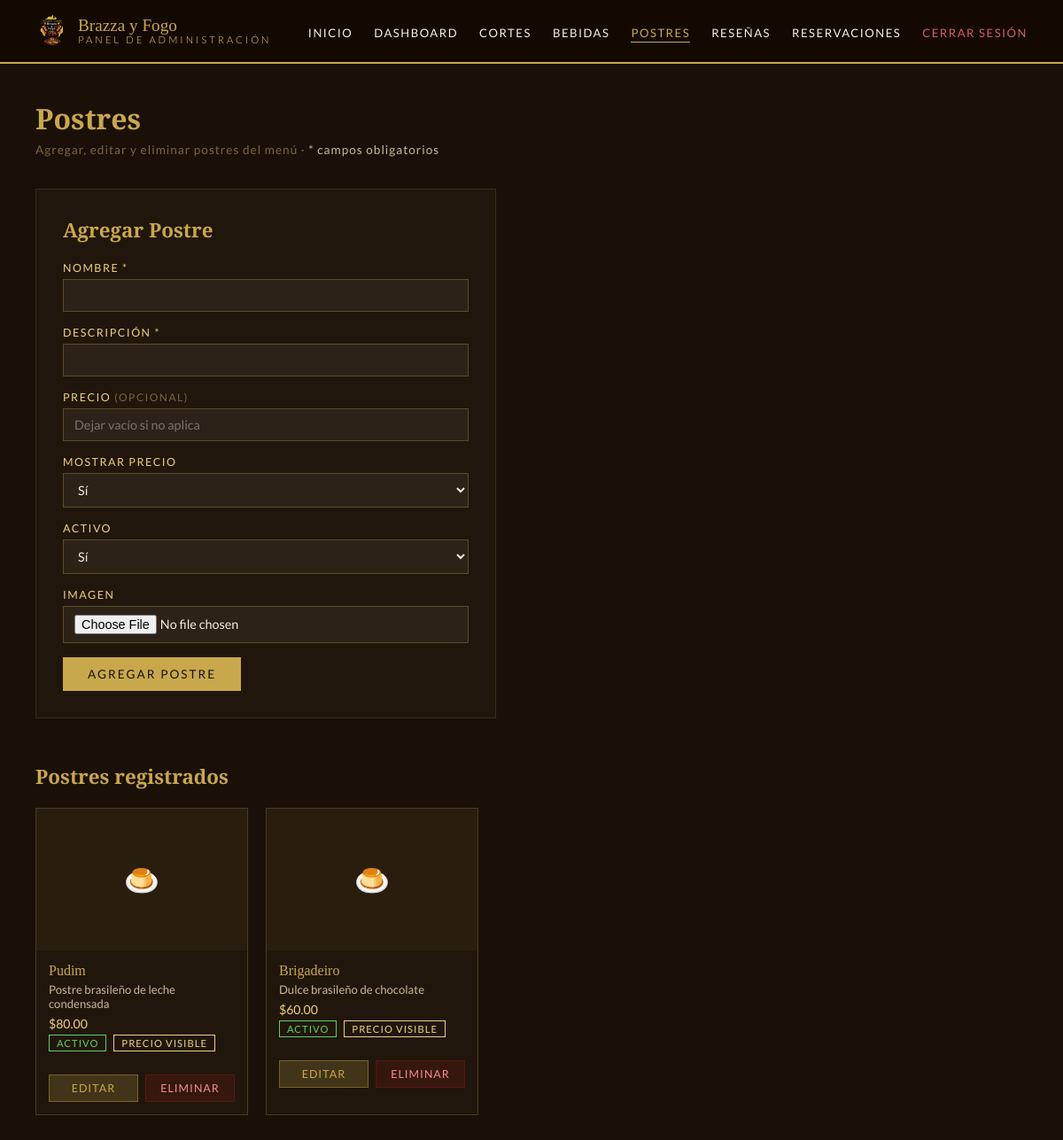
/admin/menu-desserts.php (signed in), run on the app's committed database.
### tables this page shows
CREATE TABLE desserts (
    id          INT AUTO_INCREMENT PRIMARY KEY,
    name        VARCHAR(100) NOT NULL,
    description VARCHAR(255),
    image       VARCHAR(255),
    price       DECIMAL(8,2) DEFAULT NULL,
    show_price  TINYINT(1)   DEFAULT 1,
    active      TINYINT(1)   DEFAULT 1,
    created_at  TIMESTAMP DEFAULT CURRENT_TIMESTAMP
);

### admin/menu-desserts.php (the view, shortened to what this page needs)
<?php
    require '../db/db.php';
    $sql    = "SELECT * FROM desserts";
    $result = mysqli_query($conn, $sql);
?>
<!DOCTYPE html>
<html lang="es">
<head>
  <link rel="stylesheet" href="../assets/css/main.css">
  <link rel="stylesheet" href="../assets/css/admin.css">
</head>
<body>
  <nav class="admin-nav">
    <div class="brand" style="display:flex; align-items:center; gap:10px;">
      <img src="../assets/images/brazza_logo.png" alt="Logo" style="width:38px; height:38px; object-fit:contain; opacity:0.9;">
      <div>Brazza y Fogo<span>Panel de Administración</span></div>
    </div>
    <ul>
      <li><a href="../index.php">Inicio</a></li>
      <li><a href="dashboard.php">Dashboard</a></li>
      <li><a href="menu-food.php">Cortes</a></li>
      <li><a href="menu-drinks.php">Bebidas</a></li>
      <li><a href="menu-desserts.php" class="active">Postres</a></li>
      <li><a href="reviews.php">Reseñas</a></li>
      <li><a href="reservations.php">Reservaciones</a></li>
      <li><a href="../db/logout.php" class="nav-logout">Cerrar Sesión</a></li>
    </ul>
  </nav>
  <div class="admin-wrap">
    <h1 class="admin-page-title">Postres</h1>
    <p class="admin-page-sub">Agregar, editar y eliminar postres del menú · <span style="color:#c8b89a;">* campos obligatorios</span></p>
    <form class="admin-form" action="../db/insertDessert.php" method="POST" enctype="multipart/form-data" onsubmit="return validateForm()">
      <h2>Agregar Postre</h2>
      <div><label>Nombre *</label><input type="text" id="name" name="name"></div>
      <div><label>Descripción *</label><input type="text" id="description" name="description"></div>
      <div>
        <label>Precio <span style="color:#7a6540; font-size:0.75rem;">(opcional)</span></label>
        <input type="number" id="price" name="price" step="0.01" placeholder="Dejar vacío si no aplica">
      </div>
      <div>
        <label>Mostrar precio</label>
        <select name="show_price"><option value="1">Sí</option><option value="0">No</option></select>
      </div>
      <div>
        <label>Activo</label>
        <select name="active"><option value="1">Sí</option><option value="0">No</option></select>
      </div>
      <div><label>Imagen</label><input type="file" name="image" accept=".jpg,.jpeg,.png"></div>
      <button type="submit">Agregar Postre</button>
    </form>
    <h2 class="admin-page-title" style="font-size:1.4rem; margin-bottom:20px;">Postres registrados</h2>
    <div class="items-container">
      <?php while($item = mysqli_fetch_array($result)) { ?>
        <div class="item-card">
          <?php if($item['image']) { ?>
            <img src="../assets/images/uploads/desserts/<?php echo $item['image']; ?>" alt="<?php echo $item['name']; ?>">
          <?php } else { ?>
            <div style="height:160px; background:rgba(201,168,76,0.05); display:flex; align-items:center; justify-content:center; color:#4a3820; font-size:2rem;">🍮</div>
          <?php } ?>
          <div class="item-info">
            <p class="item-name"><?php echo $item['name']; ?></p>
            <p class="item-desc"><?php echo $item['description']; ?></p>
            <?php if($item['price']) { ?><p class="item-price">$<?php echo number_format($item['price'], 2); ?></p><?php } ?>
            <div class="item-badges">
              <?php if($item['active']) { ?><span class="badge badge-active">Activo</span><?php } else { ?><span class="badge badge-inactive">Inactivo</span><?php } ?>
              <?php if($item['show_price']) { ?><span class="badge badge-price">Precio visible</span><?php } else { ?><span class="badge badge-noprice">Precio oculto</span><?php } ?>
            </div>
          </div>
          <div class="item-actions">
            <button class="btn-edit"   onclick="window.location.href='editDessert.php?id=<?php echo $item['id']; ?>'">Editar</button>
            <button class="btn-delete" onclick="confirmDelete('../db/deleteDessert.php?id=<?php echo $item['id']; ?>')">Eliminar</button>
          </div>
        </div>
      <?php } ?>
    </div>
  </div>
</body>
</html>

### assets/css/main.css (style rules this page uses)
:root { --gold: #c9a84c; --gold-light: #f0d080; --dark: #1a1008; --charcoal: #2c1f0e; --red: #8b1a1a; --cream: #f5efe0; --text: #3a2a10; }
* { margin: 0; padding: 0; box-sizing: border-box; }
body { background-color: var(--dark); color: var(--cream); font-family: 'Lato', sans-serif; }
nav { display: flex; justify-content: space-between; align-items: center; padding: 18px 60px; background: rgba(20, 10, 2, 0.95); border-bottom: 1px solid var(--gold); position: sticky; top: 0; z-index: 100; }
nav .brand { font-family: 'Playfair Display', serif; font-size: 1.4rem; color: var(--gold); line-height: 1.1; }
nav .brand span { display: block; font-size: 0.75rem; letter-spacing: 3px; color: var(--gold-light); font-family: 'Lato', sans-serif; font-weight: 300; text-transform: uppercase; }
nav ul { list-style: none; display: flex; gap: 36px; align-items: center; }
nav ul a { text-decoration: none; color: var(--cream); font-size: 0.85rem; letter-spacing: 2px; text-transform: uppercase; transition: color 0.3s; }

### data on the page
desserts: name "Pudim", description "Postre brasileño de leche condensada", price "80.00", active "ACTIVO", show_price "PRECIO VISIBLE"
desserts: name "Brigadeiro", description "Dulce brasileño de chocolate", price "60.00", active "ACTIVO", show_price "PRECIO VISIBLE"
